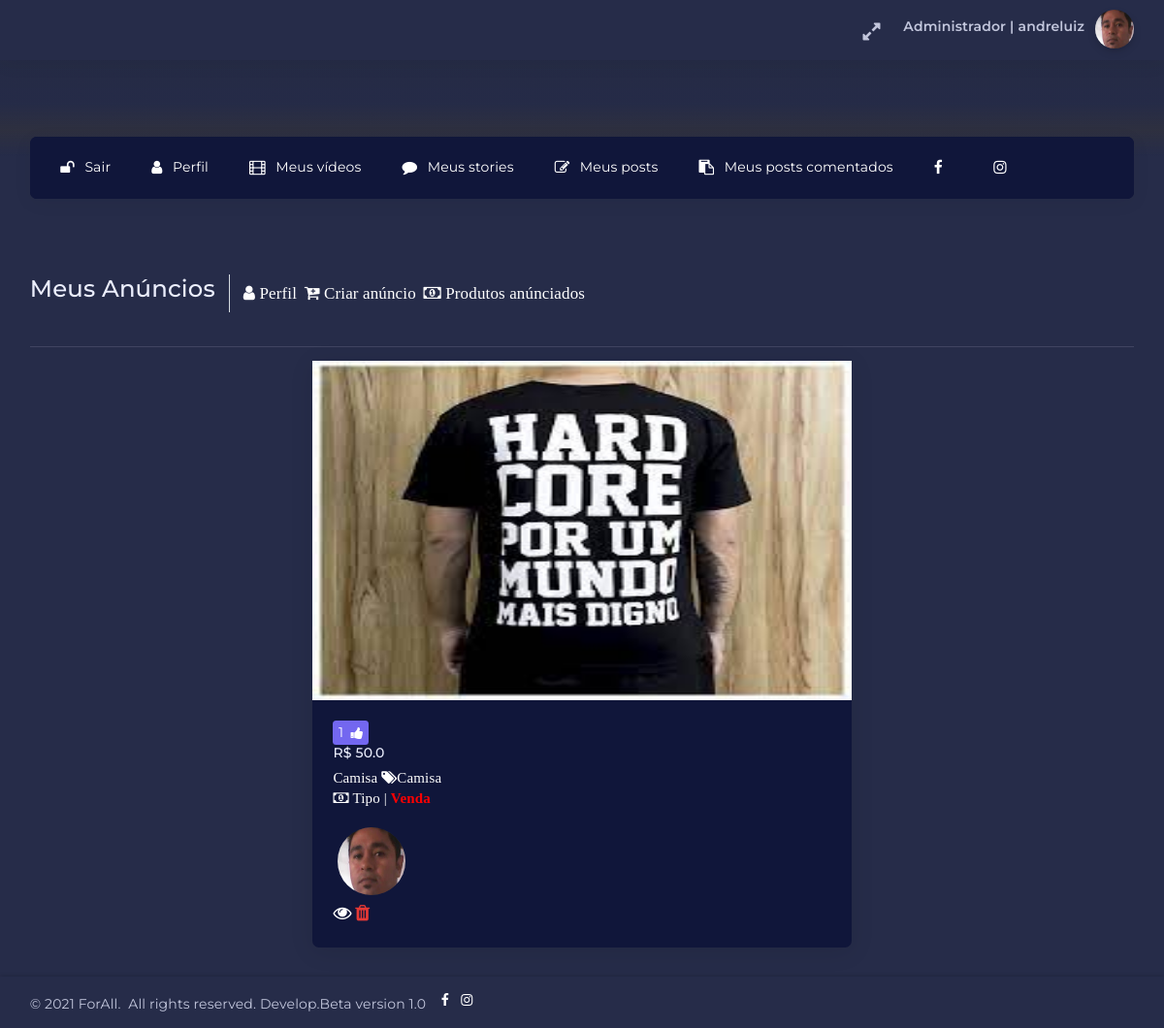
Screenshot of /meusProdutos/ (signed in) with the database file from the repository.
### paginas/models.py (models this page shows, shortened)
class Perfil(models.Model):
	user = models.OneToOneField(User,null=True, blank=True,on_delete=models.CASCADE)
	cep = models.CharField(max_length=10,null=False,blank=False)
	rua = models.CharField(max_length=60,null=False,blank=False)
	bairro = models.CharField(max_length=40,null=False,blank=False)
	cidade = models.CharField(max_length=40,null=False,blank=False)
	uf     = models.CharField(max_length=2,null=False,blank=False)
	image  = models.ImageField(upload_to='media/perfil', default='media/forall.png',null=False,blank=False, verbose_name='IMAGEM PERFIL :')
	escolaridade = models.CharField(max_length=30,verbose_name='ESCOLARIDADE',null=False,blank=False)
	termos   = models.CharField(max_length=4,verbose_name='TERMO DE USO E POLÍTICA DE PRIVACIDADE',null=False,blank=False)
	data     = models.DateTimeField(auto_now_add=True)
	datamudanca = models.DateTimeField(auto_now=True)

class Eccommence(models.Model):
	user          = models.OneToOneField(User,null=True,blank=True,on_delete=models.CASCADE,verbose_name='Postado por:')
	nome          = models.CharField(max_length=100,null=False,blank=False,verbose_name='NOME COMPLETO')
	titulo_produto= models.CharField(max_length=20,null=False,blank=False,verbose_name='DESCREVA EM 20 CARACTERES QUAL O NOME DO PRODUTO')
	CATEGORIA_PRODUTO = [
	('CD','CD'),
	('Camisa','Camisa'),
	('Bottons','Bottons'),
	('Vinil','Vinil'),
	('Tênis','Tênis'),
	('Livro','Livro'),
	('DVD','DVD'),
	('Moleton','Moleton'),
	('Canecas','Canecas'),
	('Boné','Boné'),
	('Chaveiro','Chaveiro'),
	('Outros','Outros')
	]
	TIPO_TRANSACAO = [
	('Troca','Troca'),
	('Venda','Venda'),
	('Troca ou Venda','Troca ou Venda')
	]
	CARTAO = [
	('Sim','Sim'),
	('Não','Não'),
	('A combinar','A combinar')
	]
	ESTADO_PRODUTO = [
	('Novo','Novo'),
	('Usado','Usado')
	]
	categori_produto = models.CharField(max_length=100,choices=CATEGORIA_PRODUTO,null=False,blank=False,verbose_name='CATEGORIA')
	tipo_transacao   = models.CharField(max_length=100,choices=TIPO_TRANSACAO,null=False,blank=False, verbose_name='TIPO DE TRANSAÇÃO ?')
	cep = models.CharField(max_length=10,null=False,blank=False)
	rua = models.CharField(max_length=60,null=False,blank=False)
	bairro = models.CharField(max_length=40,null=False,blank=False)
	cidade = models.CharField(max_length=40,null=False,blank=False)
	uf     = models.CharField(max_length=2,null=False,blank=False)
	cartao           = models.CharField(max_length=12,choices=CARTAO,null=False,blank=False,verbose_name='CARTÃO, DEPENDE DA TRANSAÇÃO:' )
	estado_produto   = models.CharField(max_length=32,choices=ESTADO_PRODUTO,null=False,blank=False,verbose_name='COMO ESTA O PRODUTO ?')
	preco_produto    = models.FloatField(max_length=10,null=True,blank=True,verbose_name='PREÇO DO PRODUTO, * OPCIONAL SE FOR VENDA. EX: 99.99')
	contato          = models.CharField(max_length=13,null=False,blank=False,verbose_name='CONTATO(WhatsApp), FORMATO 5584XXXXXXXXX')
	image_produto    = models.ImageField(upload_to='media/Eccommence',null=False,blank=False, verbose_name='IMAGE DO PRODUTO. TAMANHO RECOMENDADO EX: 200 X 200:')
	descrever_produto= models.TextField(verbose_name='DESCREVA UM DETALHES SOBRE O PRODUTO AO QUAL ESTA DEVENDO OU TROCANCO .....')
	view_produto     = models.IntegerField(default=0, null=True,blank=True)
	produto_criado   = models.DateTimeField(auto_now_add=True,verbose_name='DATA')
	alteracao_produto= models.DateTimeField(auto_now=True)

### paginas/views.py (the view)
# urls.py: path('meusProdutos/',views.meusProdutos, name='meusProdutos'),
@login_required
def meusProdutos(request):
	meus_produtos = Eccommence.objects.all().filter(user=request.user).order_by('-produto_criado')
	return render(request, 'inicio/meusanuncios.html', {'meus_produtos':meus_produtos})

### paginas/templates/inicio/meusanuncios.html (shortened to what this page needs)
{% extends "./Base/BasePerfil.html" %}
{% block content %}
{% load embed_video_tags %}
{% load static %}
<div class="horizontal-menu-wrapper">
    <br><br><br>
    <div class="header-navbar navbar-expand-sm navbar navbar-horizontal floating-nav navbar-light navbar-without-dd-arrow navbar-shadow menu-border" role="navigation" data-menu="menu-wrapper">
            <div class="navbar-container main-menu-content" data-menu="menu-container">
                <ul class="nav navbar-nav" id="main-menu-navigation" data-menu="menu-navigation">
                    <li>
                        {% if user.is_authenticated %}
                        <a class="dropdown-item" href="/accounts/logout" style="color: white;"><i class="fa fa-unlock"></i>Sair</a>
                        {% endif %}
                    </li>
                    <li>
                        {% if user.is_authenticated %}
                        <a class="dropdown-item" href="{% url 'perfil' %}" style="color: white;"><i class="fa fa-user"></i>Perfil</a>
                        {% endif %}
                    </li>
                    <li>
                        <a class="dropdown-item" href="{% url 'mostravideos' %}" style="color: white;"><i class="fa fa-film"></i>Meus vídeos</a>
                    </li>
                    <li>
                        <a class="dropdown-item" href="{% url 'meustories' %}" style="color: white;"><i class="fa fa-comment"></i>Meus stories</a>
                    </li>
                    <li>
                        <a class="dropdown-item" href="{% url 'meusposts' %}" style="color: white;"><i class="fa fa-pencil-square-o"></i>Meus posts</a>
                    </li>
                    <li>
                        <a class="dropdown-item" href="{% url 'postcomentados' %}" style="color: white;"><i class="fa fa-clipboard"></i>Meus posts comentados</a>
                    </li>
                    <li>
                        <a href="https://www.facebook.com/forall.letsgo/" target="_blank" title="Facebook" style="color:white"><i class="fa fa-facebook"></i></a>
                    </li>
                    <li>
                        <a href="https://www.instagram.com/forall2020_/" target="_blank" title="Instagram" style="color:white"><i class="fa fa-instagram"></i></a>
                    </li>
                </ul>
    </div>
</div>
</div>
<div class="app-content content">
    <div class="content-wrapper">
        <div class="content-header row">
            <div class="content-header-left col-md-9 col-12 mb-2">
                <div class="row breadcrumbs-top">
                    <div class="col-12">
                        <br><br><br><br><br><br>
                        <h2 class="content-header-title float-left mb-0">Meus Anúncios</h2>
                        <div class="breadcrumb-wrapper col-12">
                            <ol class="breadcrumb">
                                <li style="font-size: 17px;"><a href="{% url 'perfil'%}" style="color: white;" class="fa fa-user">&nbsp;Perfil</a>
                                </li>&nbsp;&nbsp;
                                <li style="font-size: 17px;"><a href="{% url 'criaranuncio'%}" class="fa fa-cart-plus" style="color: white;">&nbsp;Criar anúncio</a>
                                </li>&nbsp;&nbsp;
                                <li class="breadcrumb-item" style="font-size: 17px;"><a href="{% url 'produtos'%}" class="fa fa-money" style="color: white;">&nbsp;Produtos anúnciados</a>
                                </li>
                            </ol>
                        </div>
                    </div>
                </div>
            </div>
        </div>
        <div class="content-body">
            <hr>
            <section id="wishlist" class="grid-view wishlist-items">
                <div class="row search-content-info">
                    {% if meus_produtos %}
                    {% for p in meus_produtos %}
                    <div class="col-3"></div>
                    <div class="col-md-6 col-sm-6 col-12 search-content">
                       <div class="card ecommerce-card">
                        <div class="card-content">
                            <div class="item-img text-center">
                                <a href="/detalheproduto/{{p.id}}">
                                    <img src="{{p.image_produto.url}}" class="img-fluid" alt="img-placeholder" style="height: 350px;width: 100%;">
                                </a>
                            </div>
                            <div class="card-body">
                                <div class="item-wrapper">
                                    <div class="item-rating">
                                        <div class="badge badge-primary badge-md">
                                            {{p.view_produto}} <i class="fa fa-thumbs-up ml-25"></i>
                                        </div>
                                    </div>
                                    <div>
                                        {% if p.preco_produto%}
                                        <h6 class="item-price">
                                            R$&nbsp;{{p.preco_produto}}
                                        </h6>
                                        {%endif%}
                                    </div>
                                </div>
                                <div class="item-name">
                                    <p style="color: white;font-family: Tims New Roman;font-size: 15px;">
                                        <a href="/detalheproduto/{{p.id}}" style="color: white;" data-toggle="tooltip" data-placement="top" title="Detalhe do produto">
                                            {{p.titulo_produto}}
                                        </a>
                                        <i class="fa fa-tags"></i>{{p.categori_produto}}
                                        <br>
                                        <i class="fa fa-money"></i>&nbsp;Tipo | <b style="color: red;">{{p.tipo_transacao}}</b>
                                    </p>
                                    <div class="avatar avatar-xl">
                                        {% if user.perfil.image%}
                                        <img class="img-fluid" src="{{p.user.perfil.image.url}}" alt="img placeholder">
                                        {% endif%}
                                    </div>
                                </div>
                                <div>
                                    <a href="/detalheproduto/{{p.id}}" data-toggle="tooltip" data-placement="top" title="Detalhe do produto" style="color: white;font-size: 19px;"><i class="fa fa-eye"></i></a>
                                    <a href="/deletaproduto/{{p.id}}" data-toggle="tooltip" data-placement="top" title="Excluir anúncio" style="color: #e53935;font-size: 19px;"><i class="fa fa-trash"></i></a>
                                </div>
                            </div>
                        </div>
                    </div>
                </div>
                <div class="col-3"></div>
                {% endfor %}
                {% endif %}
            </div>
        </section>
    </div>
</div>
</div>
<div class="drag-target"></div>
{%endblock%}

### paginas/templates/inicio/Base/BasePerfil.html (shortened to what this page needs)
{% load static %}
<!DOCTYPE html>
<html class="loading" lang="pt-br" data-textdirection="ltr">
<head>
    <link rel="stylesheet" type="text/css" href="{% static 'css/animate.css'%}">
    <link rel="stylesheet" type="text/css" href="{% static 'css/appChat.css' %}">
    <link rel="stylesheet" type="text/css" href="{% static 'css/bootstrap.min.css' %}">
    <link rel="stylesheet" type="text/css" href="{% static 'css/bootstrap.css' %}">
    <link rel="stylesheet" type="text/css" href="{% static 'css/bootstrap-extended.css' %}">
    <link rel="stylesheet" type="text/css" href="{% static 'css/colors.css' %}">
    <link rel="stylesheet" type="text/css" href="{% static 'css/components.css' %}">
    <link rel="stylesheet" type="text/css" href="{% static 'css/dark-layout.css' %}">
    <link rel="stylesheet" type="text/css" href="{% static 'css/dropzone.min.css' %}">
    <link rel="stylesheet" type="text/css" href="{% static 'css/datatables.min.css' %}">
    <link rel="stylesheet" type="text/css" href="{% static 'css/dataTables.checkboxes.css' %}">
    <link rel="stylesheet" type="text/css" href="{% static 'css/dropzone.css' %}">
    <link rel="stylesheet" type="text/css" href="{% static 'css/data-list-view.css' %}">
    <link rel="stylesheet" type="text/css" href="{% static 'css/horizontal-menu.css' %}">
    <link rel="stylesheet" type="text/css" href="{% static 'css/eccommence.css' %}">
    <link rel="stylesheet" type="text/css" href="{% static 'css/form-validation.min.css' %}">
    <link rel="stylesheet" type="text/css" href="{% static 'css/pickadate.css' %}">
    <link rel="stylesheet" type="text/css" href="{% static 'css/palette-gradient.min.css' %}">
    <link rel="stylesheet" type="text/css" href="{% static 'css/sweetalert2.min.css'%}">
    <link rel="stylesheet" type="text/css" href="{% static 'css/swiper.min.css' %}">
    <link rel="stylesheet" type="text/css" href="{% static 'css/semi-dark-layout.css' %}">
    <link rel="stylesheet" type="text/css" href="{% static 'css/swiper.css' %}">
    <link rel="stylesheet" type="text/css" href="{% static 'css/select2.min.css' %}">
    <link rel="stylesheet" type="text/css" href="{% static 'css/users.css' %}">
    <link rel="stylesheet" type="text/css" href="{% static 'css/vertical-menu.css' %}">
    <link rel="stylesheet" type="text/css" href="{% static 'css/vendor2.css' %}">
    <link rel="stylesheet" type="text/css" href="{% static 'css/vendors.min.css' %}">
    <link rel="stylesheet" type="text/css" href="{% static 'css/touchspin.css' %}">
    <link rel="stylesheet" type="text/css" href="{% static 'css/dark-layout.css' %}">
    <link rel="stylesheet" type="text/css" href="{% static 'css/semi-dark-layout.css' %}">
    <link rel="stylesheet" type="text/css" href="{% static 'css/animate.css' %}">
</head>
<body class="horizontal-layout horizontal-menu dark-layout 2-columns  navbar-floating footer-static"  data-open="hover" data-menu="horizontal-menu" data-col="2-columns" data-layout="dark-layout" id="topo">
    <nav class="header-navbar navbar-expand-lg navbar navbar-with-menu navbar-fixed navbar-shadow navbar-brand-center">
        <div class="navbar-wrapper">
            <div class="navbar-container content">
                <div class="navbar-collapse" id="navbar-mobile">
                <ul class="nav navbar-nav float-right">
                    <li class="nav-item d-none d-lg-block"><a class="nav-link nav-link-expand"><i class="ficon fa fa-expand"></i></a></li>
                <li class="dropdown dropdown-user nav-item"><a class="dropdown-toggle nav-link dropdown-user-link" href="#" data-toggle="dropdown">
                    <div class="user-nav d-sm-flex d-none">
                        {% if request.user.is_superuser %}
                        <span class="user-name text-bold-600">Administrador | {{user.get_username}}</span>
                        {%else%}
                        <span class="user-name text-bold-600">{{user.get_username}}</span>
                        {%endif%}
                    </div>
                    <span>
                        {% if not user.perfil.image%}
                        <img class="round" src="{% static 'img/forall.png'%}" alt="avatar" height="40" width="40">
                        {% else%}
                        <img class="round" src="{{ user.perfil.image.url }}" alt="avatar" height="40" width="40">
                        {% endif %}
                    </span>
                </a>
            </li>
        </ul>
    </div>
</div>
</div>
</nav>
{% block content %}
{% endblock%}
<footer class="footer footer-static footer-light navbar-shadow">
    <p class="clearfix blue-grey lighten-2 mb-0"><span class="float-md-left d-block d-md-inline-block mt-25">&copy; 2021 ForAll.&nbsp;&nbsp;All rights reserved. Develop.Beta version 1.0</span>&nbsp;&nbsp;
        <a href="https://www.facebook.com/forall.letsgo/" target="_blank" title="Facebook" style="color:white;"><i class="fa fa-facebook"></i></a>
        <a href="https://www.instagram.com/forall2020_/" target="_blank" title="Facebook" style="color:white;text-decoration: none;"><i class="fa fa-instagram"></i>&nbsp;&nbsp;&nbsp;&nbsp;&nbsp;&nbsp;&nbsp;&nbsp;&nbsp;</a>
    </p>
</footer>
</body>
</html>

### rows the page displays
Eccommence: image_produto (picture), view_produto "1", preco_produto "50.0", titulo_produto "Camisa", categori_produto "Camisa", tipo_transacao "Venda", user.perfil.image (picture)

### other values shown
{{ user.get_username }} "andreluiz"
